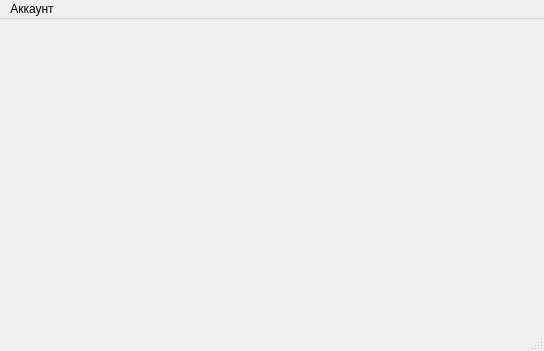
<?xml version="1.0" encoding="UTF-8"?>
<ui version="4.0">
 <class>MainWindow</class>
 <widget class="QMainWindow" name="MainWindow">
  <property name="geometry">
   <rect>
    <x>0</x>
    <y>0</y>
    <width>544</width>
    <height>351</height>
   </rect>
  </property>
  <property name="windowTitle">
   <string>MainWindow</string>
  </property>
  <widget class="QWidget" name="centralWidget">
   <layout class="QVBoxLayout" name="verticalLayout">
    <item>
     <layout class="QHBoxLayout" name="horizontalLayout"/>
    </item>
   </layout>
  </widget>
  <widget class="QMenuBar" name="menuBar">
   <property name="geometry">
    <rect>
     <x>0</x>
     <y>0</y>
     <width>544</width>
     <height>21</height>
    </rect>
   </property>
   <widget class="QMenu" name="account">
    <property name="title">
     <string>Аккаунт</string>
    </property>
    <addaction name="exit"/>
   </widget>
   <addaction name="account"/>
  </widget>
  <widget class="QStatusBar" name="statusBar"/>
  <action name="exit">
   <property name="text">
    <string>Выйти</string>
   </property>
  </action>
 </widget>
 <layoutdefault spacing="6" margin="11"/>
 <resources/>
 <connections/>
</ui>
